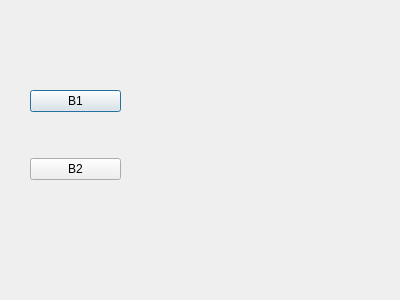
<?xml version="1.0" encoding="UTF-8"?>
<ui version="4.0">
 <class>Dialog</class>
 <widget class="QDialog" name="Dialog">
  <property name="geometry">
   <rect>
    <x>0</x>
    <y>0</y>
    <width>400</width>
    <height>300</height>
   </rect>
  </property>
  <property name="windowTitle">
   <string>Dialog</string>
  </property>
  <widget class="QWidget" name="verticalLayoutWidget">
   <property name="geometry">
    <rect>
     <x>30</x>
     <y>50</y>
     <width>91</width>
     <height>171</height>
    </rect>
   </property>
   <layout class="QVBoxLayout" name="verticalLayout">
    <item>
     <widget class="PrimaryPushButton" name="pushButton_2">
      <property name="text">
       <string>B1</string>
      </property>
     </widget>
    </item>
    <item>
     <widget class="PrimaryPushButton" name="pushButton">
      <property name="text">
       <string>B2</string>
      </property>
     </widget>
    </item>
   </layout>
  </widget>
 </widget>
 <customwidgets>
  <customwidget>
   <class>PrimaryPushButton</class>
   <extends>QPushButton</extends>
   <header>qfluentwidgets</header>
  </customwidget>
 </customwidgets>
 <resources/>
 <connections/>
</ui>
